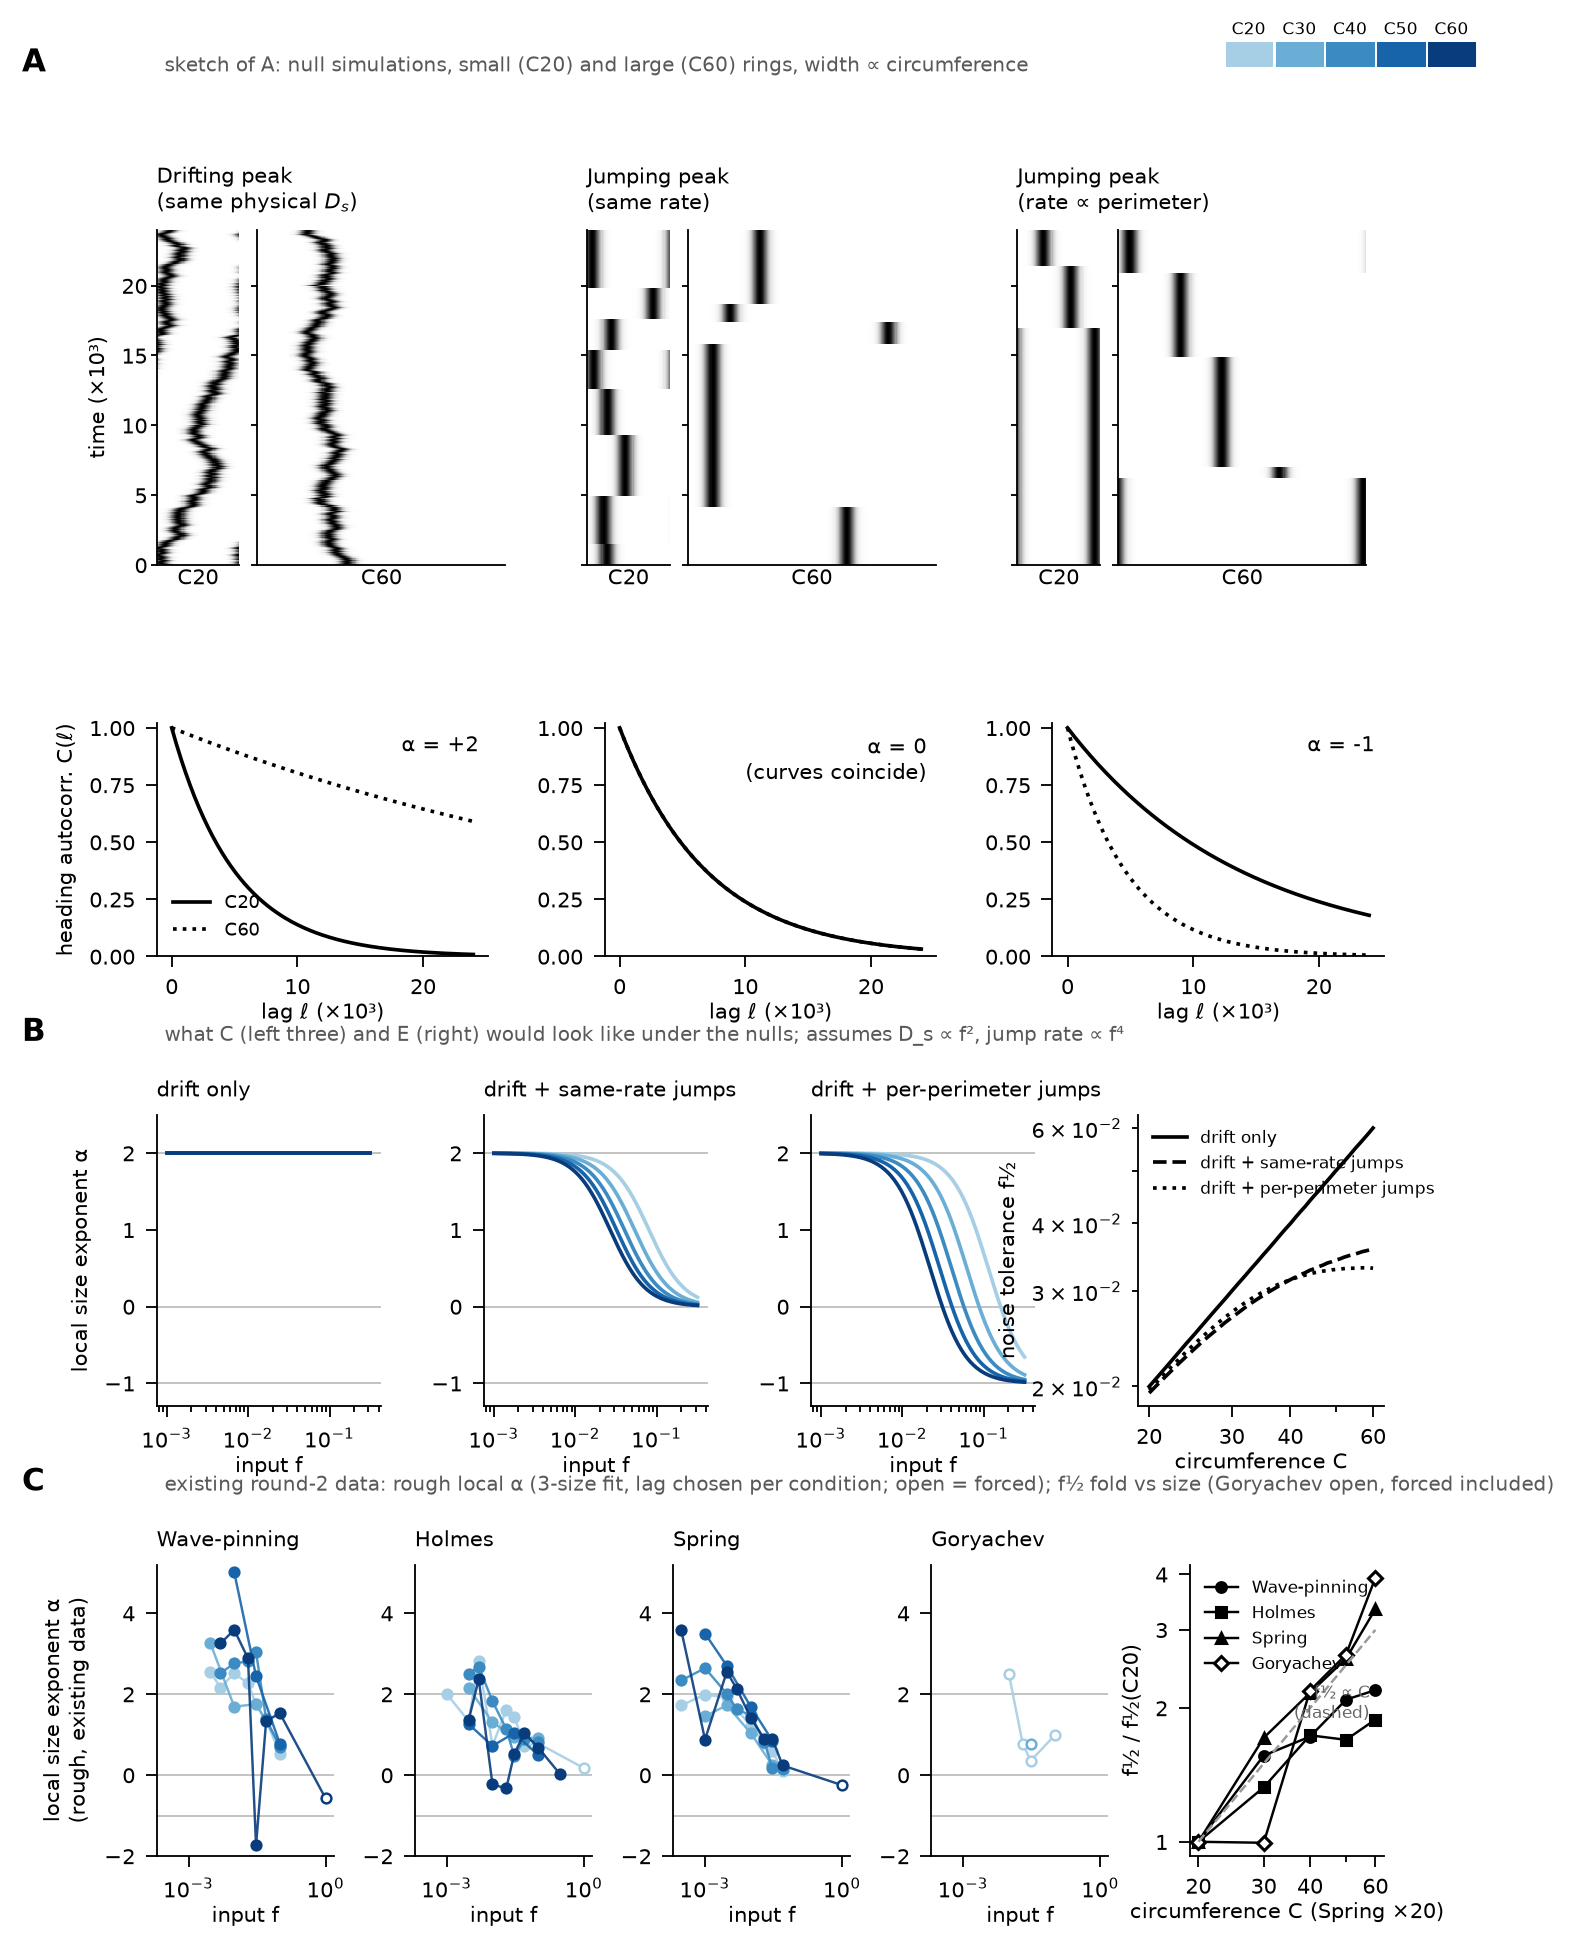

This figure's Python source:
import json,csv,math,collections,sys
import numpy as np, matplotlib
matplotlib.use('Agg'); import matplotlib.pyplot as plt
from matplotlib.gridspec import GridSpec
D=sys.argv[1]
plt.rcParams.update({'font.size':7,'axes.linewidth':0.6,'xtick.major.width':0.6,'ytick.major.width':0.6,
 'axes.spines.top':False,'axes.spines.right':False,'font.family':'DejaVu Sans'})
sizes=[20,30,40,50,60]
cmap=plt.get_cmap('Blues'); scol={s:cmap(0.35+0.6*i/4) for i,s in enumerate(sizes)}
rng=np.random.default_rng(3)
fig=plt.figure(figsize=(7.2,9.6))
gs=GridSpec(4,1,figure=fig,height_ratios=[1.15,0.8,1.0,1.0],hspace=0.55)
T=24000; dt=20; nt=T//dt
def sim(C,Ds,lam):
    x=np.empty(nt); x[0]=rng.uniform(0,C); jumps=[]
    for i in range(1,nt):
        if rng.random()<lam*dt: x[i]=rng.uniform(0,C); jumps.append(i)
        else: x[i]=(x[i-1]+math.sqrt(2*Ds*dt)*rng.standard_normal())%C
    return x,jumps
def kymo(ax,x,C):
    grid=np.linspace(0,C,int(C*4))
    d=np.abs(grid[None,:]-x[:,None]); d=np.minimum(d,C-d)
    ax.imshow(np.exp(-0.5*(d/1.5)**2),aspect='auto',cmap='Greys',origin='lower',extent=[0,C,0,T/1000],interpolation='nearest')
    ax.set_xticks([]); ax.tick_params(length=2,pad=1)
Ds=2e-3; lam0=1/7000
nulls=[('Drifting peak\n(same physical $D_s$)',lambda C:(Ds,0)),
       ('Jumping peak\n(same rate)',lambda C:(0,lam0)),
       ('Jumping peak\n(rate ∝ perimeter)',lambda C:(0,lam0*C/40))]
sub=gs[0].subgridspec(1,9,width_ratios=[1,3,0.55,1,3,0.55,1,3,0.0001],wspace=0.15)
col=0
for j,(name,par) in enumerate(nulls):
    for C in (20,60):
        ax=fig.add_subplot(sub[0,col]); col+=1
        x,_=sim(C,*par(C)); kymo(ax,x,C)
        if col==1: ax.set_ylabel('time (×10³)')
        else: ax.set_yticklabels([])
        ax.set_xlabel('C%d'%C,labelpad=1)
        if C==20: ax.text(0,1.04,name,transform=ax.transAxes,va='bottom',ha='left',fontsize=7)
    col+=1
fig.text(0.04,0.955,'A',fontsize=10,fontweight='bold')
fig.text(0.13,0.955,'sketch of A: null simulations, small (C20) and large (C60) rings, width ∝ circumference',fontsize=6.5,color='0.35')
sub=gs[1].subgridspec(1,3,wspace=0.35); ell=np.linspace(0,24000,200)
for j,(name,par) in enumerate(nulls):
    ax=fig.add_subplot(sub[0,j])
    for C,ls in ((20,'-'),(60,':')):
        d,l=par(C); k=(2*math.pi/C)**2*d+l
        ax.plot(ell/1000,np.exp(-k*ell),color='k',ls=ls,lw=1.2,label='C%d'%C)
    ax.set_ylim(0,1.02); ax.set_xlabel('lag ℓ (×10³)',labelpad=1)
    if j==0: ax.set_ylabel('heading autocorr. C(ℓ)'); ax.legend(frameon=False,fontsize=6,loc='lower left')
    k20=(2*math.pi/20)**2*par(20)[0]+par(20)[1]; k60=(2*math.pi/60)**2*par(60)[0]+par(60)[1]
    a=-math.log(k60/k20)/math.log(3)
    ax.text(0.97,0.95,('α = %+.0f'%a).replace('-0','0')+('\n(curves coincide)' if abs(a)<0.1 else ''),transform=ax.transAxes,ha='right',va='top')
f=np.logspace(-3,-0.5,200); Lref=2000; a=8.8; b=135.
def k_of(C,f,mode):
    kd=(2*math.pi/C)**2*a*f**2
    if mode=='drift': return kd
    if mode=='drift+const': return kd+b*f**4
    if mode=='drift+perim': return kd+b*(C/40)*f**4
modes=[('drift only','drift'),('drift + same-rate jumps','drift+const'),('drift + per-perimeter jumps','drift+perim')]
sub=gs[2].subgridspec(1,4,wspace=0.45,width_ratios=[1,1,1,1.1])
for j,(lab,mode) in enumerate(modes):
    ax=fig.add_subplot(sub[0,j])
    for s in sizes:
        h=1.02
        al=-(np.log(k_of(s*h,f,mode))-np.log(k_of(s/h,f,mode)))/np.log(h*h)
        ax.plot(f,al,color=scol[s],lw=1.2)
    for g in (2,0,-1): ax.axhline(g,color='0.75',lw=0.6,zorder=0)
    ax.set_xscale('log'); ax.set_ylim(-1.3,2.5); ax.set_yticks([-1,0,1,2])
    ax.set_xlabel('input f',labelpad=1); ax.set_title(lab,fontsize=7,loc='left')
    if j==0:
        ax.set_ylabel('local size exponent α');
        for s in (20,60): ax.text(1.2e-3,2.12 if s==20 else 1.85,'',)
ax=fig.add_subplot(sub[0,3])
Cg=np.linspace(20,60,41)
for lab,mode in modes:
    fh=[]
    for C in Cg:
        ff=np.logspace(-3,0,4000); k=k_of(C,ff,mode); fh.append(ff[np.argmax(np.exp(-k*Lref)<0.5)])
    ax.plot(Cg,fh,color='k',lw=1.2,ls={'drift':'-','drift+const':'--','drift+perim':':'}[mode],label=lab)
ax.set_xscale('log'); ax.set_yscale('log'); ax.set_xticks([20,30,40,60]); ax.set_xticklabels(['20','30','40','60'])
ax.set_xlabel('circumference C',labelpad=1); ax.set_ylabel('noise tolerance f½'); ax.legend(frameon=False,fontsize=5.5,loc='upper left')
yB=gs[2].get_position(fig).y1+0.035; fig.text(0.04,yB,'B',fontsize=10,fontweight='bold')
fig.text(0.13,yB,'what C (left three) and E (right) would look like under the nulls; assumes D_s ∝ f², jump rate ∝ f⁴',fontsize=6.5,color='0.35')
ad=json.load(open(sys.argv[2] if len(sys.argv)>2 else 'alpha_data.json'))
models=[('wave_pinning','Wave-pinning',1),('holmes_model3','Holmes',1),('spring_ring','Spring',20),('goryachev','Goryachev',1)]
sub=gs[3].subgridspec(1,5,wspace=0.45,width_ratios=[1,1,1,1,1.1])
for j,(m,lab,sc) in enumerate(models):
    ax=fig.add_subplot(sub[0,j])
    pts=[o for o in ad if o['model']==m]
    for s in sizes:
        P=sorted([o for o in pts if abs(o['size']*sc-s)<1e-6],key=lambda o:o['f'])
        if not P: continue
        ax.plot([o['f'] for o in P],[o['alpha'] for o in P],'-',color=scol[s],lw=0.8,alpha=0.9)
        for o in P:
            ax.plot(o['f'],o['alpha'],'o',ms=3.2,mfc=scol[s] if not o['forced'] else 'white',mec=scol[s],mew=0.8)
    for g in (2,0,-1): ax.axhline(g,color='0.75',lw=0.6,zorder=0)
    ax.set_xscale('log'); ax.set_ylim(-2,5.2); ax.set_xlim(2e-4,1.5)
    ax.set_title(lab,fontsize=7,loc='left'); ax.set_xlabel('input f',labelpad=1)
    if j==0: ax.set_ylabel('local size exponent α\n(rough, existing data)')
ax=fig.add_subplot(sub[0,4])
fh=collections.defaultdict(dict)
for r in csv.DictReader(open(D+'/main_noise_tolerance.csv')):
    if r['arm']=='common': fh[r['model']][float(r['C_label'])]=float(r['fhalf'])
cl=collections.defaultdict(dict)
for r in csv.DictReader(open(D+'/condition_lag_metrics.csv')):
    if r['arm']=='common' and r['view']=='main' and r['model']=='goryachev' and float(r['lag'])==2000:
        try: cl[float(r['C_label'])][float(r['f'])]=float(r['C'])
        except: pass
for s,dd in cl.items():
    fs=sorted(dd)
    for f0,f1 in zip(fs,fs[1:]):
        if dd[f0]>=0.5>dd[f1]:
            t=(dd[f0]-0.5)/(dd[f0]-dd[f1]); fh['goryachev'][s]=math.exp(math.log(f0)+t*math.log(f1/f0)); break
mk={'wave_pinning':'o','holmes_model3':'s','spring_ring':'^','goryachev':'D'}
for m,lab,sc in models:
    xs=sorted(fh[m]); y=[fh[m][x] for x in xs]; xs=[x*sc for x in xs]
    y=np.array(y)/y[0]
    ax.plot(xs,y,'-',marker=mk[m],ms=3.2,color='k',lw=0.8,mfc='white' if m=='goryachev' else 'k',label=lab)
ax.plot([20,60],[1,3],color='0.6',lw=0.8,ls='--'); ax.text(58,1.9,'f½ ∝ C\n(dashed)',fontsize=5.5,color='0.4',ha='right')
ax.set_xscale('log'); ax.set_yscale('log'); ax.set_xticks([20,30,40,60]); ax.set_xticklabels(['20','30','40','60'])
ax.set_yticks([1,2,3,4]); ax.set_yticklabels(['1','2','3','4'])
ax.set_xlabel('circumference C (Spring ×20)',labelpad=1); ax.set_ylabel('f½ / f½(C20)'); ax.legend(frameon=False,fontsize=5.5,loc='upper left')
yC=gs[3].get_position(fig).y1+0.035; fig.text(0.04,yC,'C',fontsize=10,fontweight='bold')
fig.text(0.13,yC,'existing round-2 data: rough local α (3-size fit, lag chosen per condition; open = forced); f½ fold vs size (Goryachev open, forced included)',fontsize=6.5,color='0.35')
kx=fig.add_axes([0.80,0.957,0.16,0.012]);
for i,s in enumerate(sizes): kx.add_patch(plt.Rectangle((i,0),0.9,1,color=scol[s])); kx.text(i+0.45,1.3,'C%d'%s,ha='center',fontsize=5.5)
kx.set_xlim(0,5); kx.set_ylim(0,1); kx.axis('off')
fig.savefig('figure4_nulls_sketch.png',dpi=220,bbox_inches='tight')
